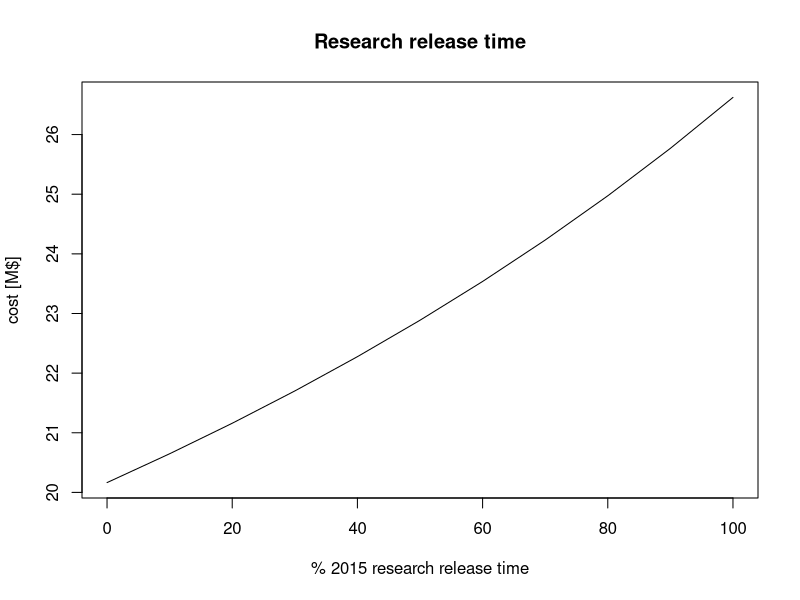

This chart was generated by the following R code:
dat <-read.table("costvRT.dat")
options(scipen=5)
par(cex=1)
plot(dat[,1],dat[,2]/1000000,main="Research release time",xlab="% 2015 research release time",ylab="cost [M$]",type="l")
dev.copy2pdf(file="costvRT.pdf")
dev.copy(jpeg,'costvRT.jpg')
dev.off()